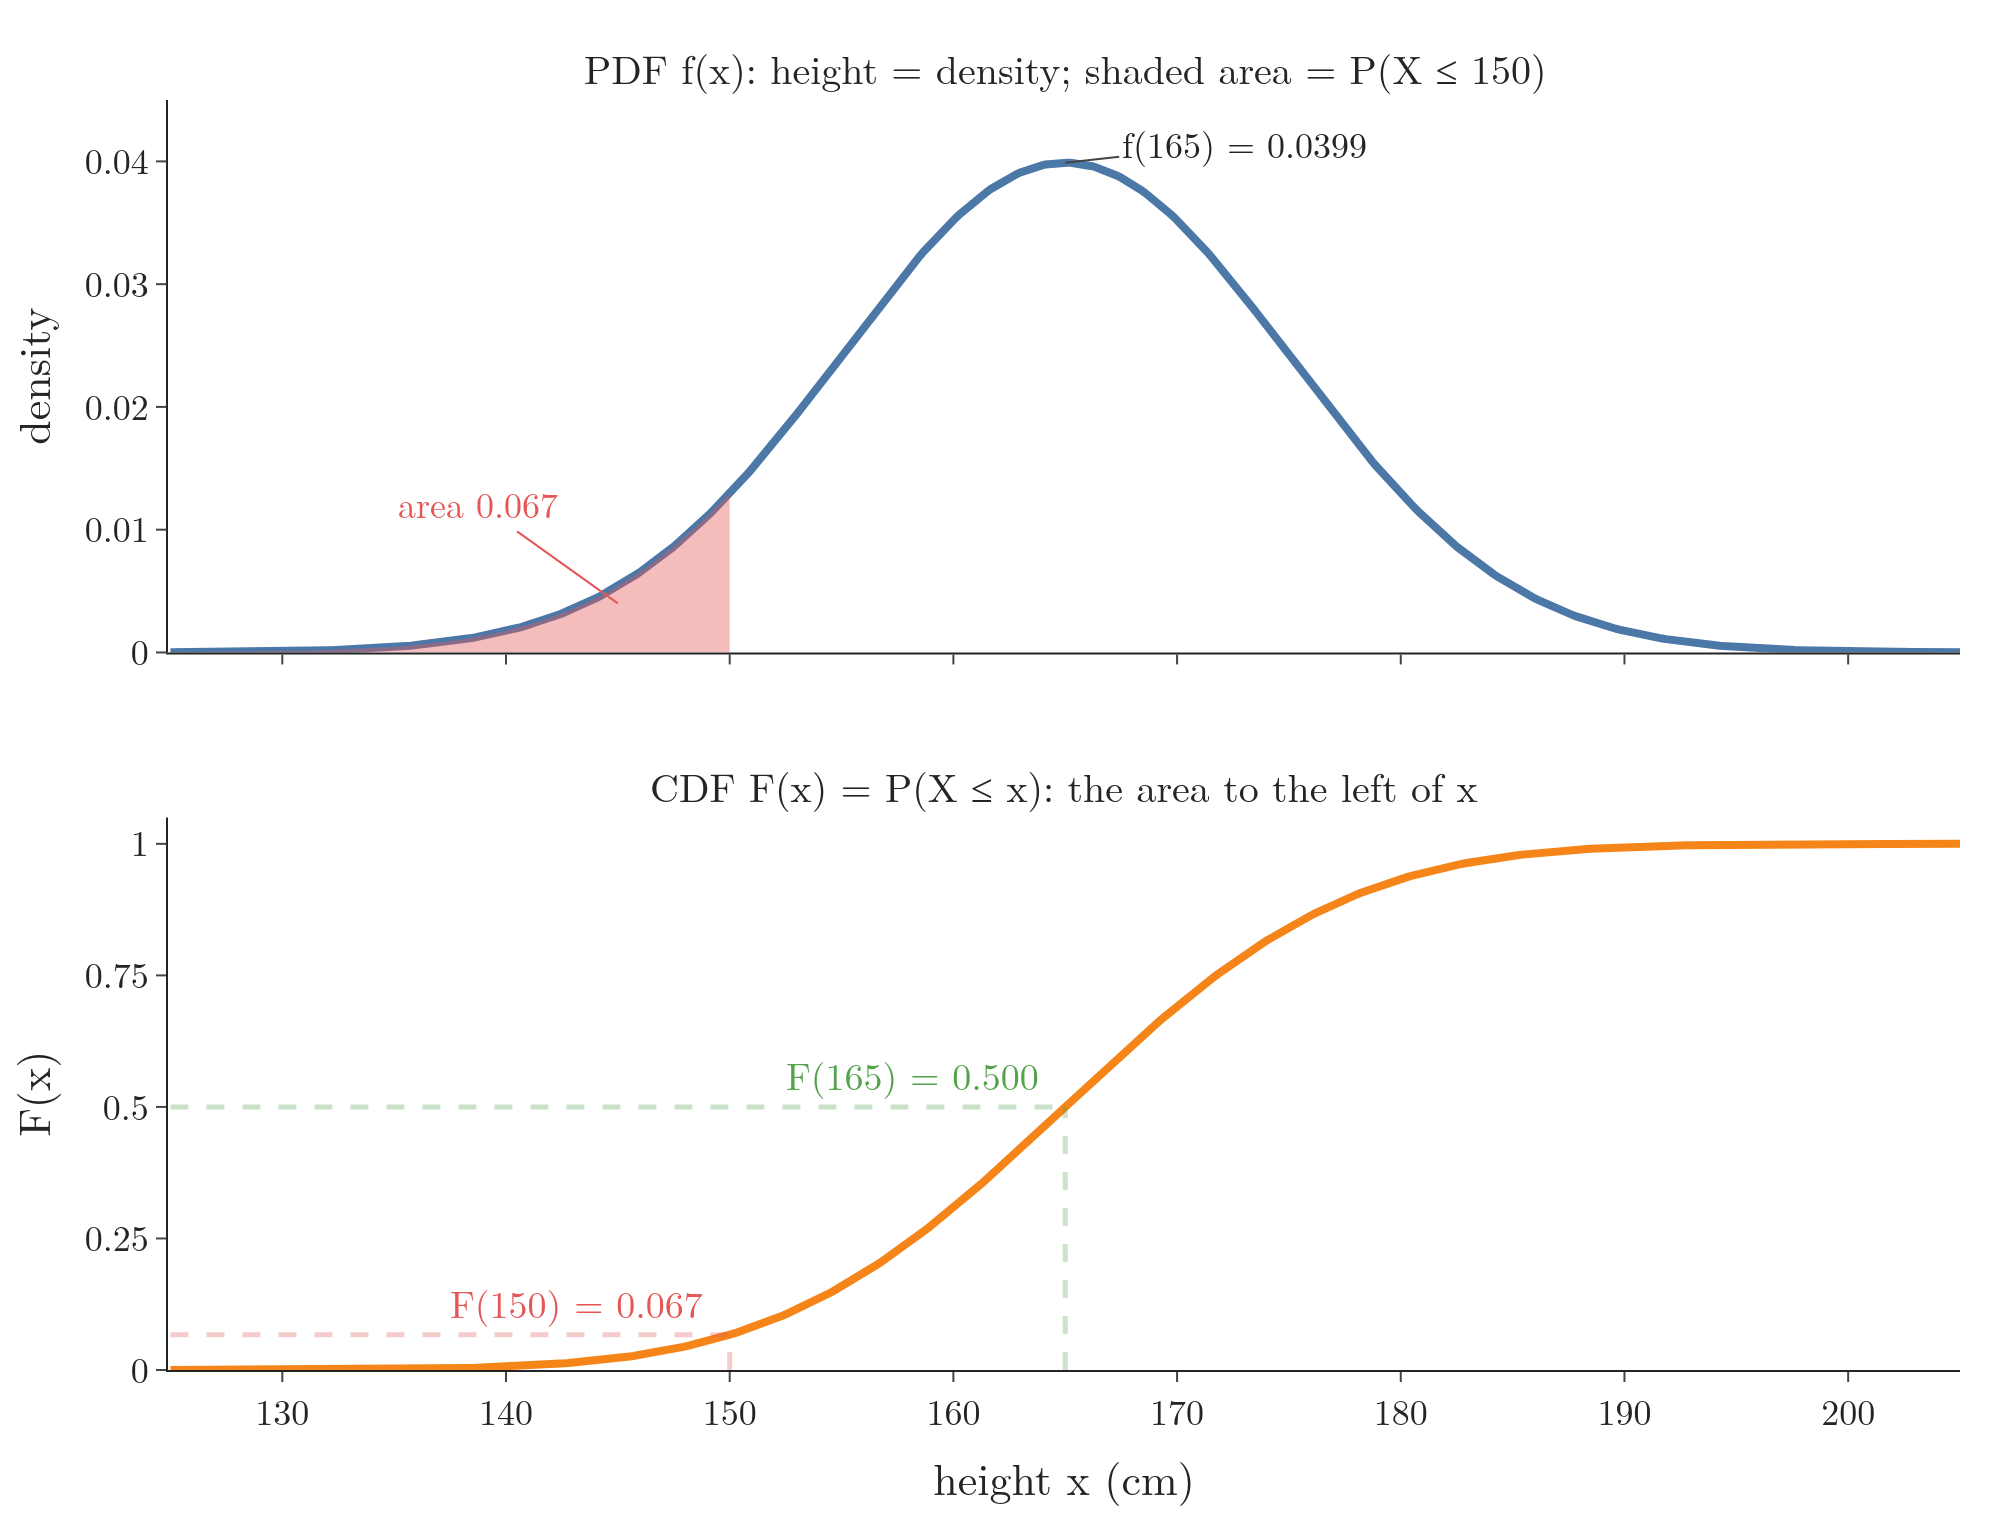

The script that drew this image:
"""Heights ~ Normal(165, 10): the PDF (area to the left shaded) and the CDF that reads that area off."""
from pathlib import Path
import numpy as np
from plotly.subplots import make_subplots
from scipy import stats

here = Path(__file__).parent
h = stats.norm(165, 10)
x = np.linspace(125, 205, 500)
fig = make_subplots(rows=2, cols=1, shared_xaxes=True, vertical_spacing=0.13,
                    subplot_titles=["PDF f(x): height = density; shaded area = P(X ≤ 150)",
                                    "CDF F(x) = P(X ≤ x): the area to the left of x"])
fig.add_scatter(x=x, y=h.pdf(x), mode="lines", line=dict(color="#4C78A8", width=4), row=1, col=1)
s = np.linspace(125, 150, 200)
fig.add_scatter(x=np.r_[s, 150, 125], y=np.r_[h.pdf(s), 0, 0], fill="toself", fillcolor="rgba(228,87,86,0.4)",
                line=dict(width=0), row=1, col=1)
fig.add_annotation(x=165, y=h.pdf(165), text=f"f(165) = {h.pdf(165):.4f}", ax=90, ay=-10, font=dict(size=18),
                   row=1, col=1)
fig.add_annotation(x=145, y=0.004, text=f"area {h.cdf(150):.3f}", ax=-70, ay=-50, font=dict(size=18, color="#E45756"),
                   arrowcolor="#E45756", row=1, col=1)
fig.add_scatter(x=x, y=h.cdf(x), mode="lines", line=dict(color="#F58518", width=4), row=2, col=1)
for xv, c in [(150, "#E45756"), (165, "#54A24B")]:
    yv = h.cdf(xv)
    fig.add_shape(type="line", x0=xv, x1=xv, y0=0, y1=yv, line=dict(color=c, dash="dash", width=2.5), row=2, col=1)
    fig.add_shape(type="line", x0=125, x1=xv, y0=yv, y1=yv, line=dict(color=c, dash="dash", width=2.5), row=2, col=1)
    fig.add_annotation(x=xv - 1, y=yv, text=f"F({xv}) = {yv:.3f}", showarrow=False, xanchor="right", yanchor="bottom",
                       font=dict(color=c, size=19), row=2, col=1)
fig.update_xaxes(title_text="height x (cm)", dtick=10, row=2, col=1)
fig.update_yaxes(title_text="density", range=[0, 0.045], row=1, col=1)
fig.update_yaxes(title_text="F(x)", range=[0, 1.05], dtick=0.25, row=2, col=1)
fig.update_annotations(selector=dict(xref="paper"), font_size=20)
fig.update_layout(template="simple_white", width=1000, height=760, showlegend=False,
                  font=dict(family="Latin Modern Roman", size=18), margin=dict(l=70, r=20, t=50, b=50))
fig.write_image(here / "pdf_cdf_heights.png", scale=2)
fig.write_image(here / "pdf_cdf_heights.pdf")
